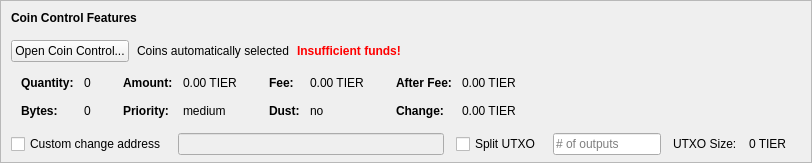
    <widget class="QFrame" name="frameCoinControl">
     <property name="sizePolicy">
      <sizepolicy hsizetype="Expanding" vsizetype="Expanding">
       <horstretch>0</horstretch>
       <verstretch>0</verstretch>
      </sizepolicy>
     </property>
     <property name="maximumSize">
      <size>
       <width>16777215</width>
       <height>16777215</height>
      </size>
     </property>
     <property name="frameShape">
      <enum>QFrame::StyledPanel</enum>
     </property>
     <property name="frameShadow">
      <enum>QFrame::Sunken</enum>
     </property>
     <layout class="QVBoxLayout" name="verticalLayoutCoinControl2">
      <property name="spacing">
       <number>0</number>
      </property>
      <property name="leftMargin">
       <number>0</number>
      </property>
      <property name="topMargin">
       <number>0</number>
      </property>
      <property name="rightMargin">
       <number>0</number>
      </property>
      <property name="bottomMargin">
       <number>6</number>
      </property>
      <item>
       <layout class="QVBoxLayout" name="verticalLayoutCoinControl" stretch="0,0,0,0,1">
        <property name="spacing">
         <number>0</number>
        </property>
        <property name="leftMargin">
         <number>10</number>
        </property>
        <property name="topMargin">
         <number>10</number>
        </property>
        <item>
         <layout class="QHBoxLayout" name="horizontalLayoutCoinControl1">
          <property name="bottomMargin">
           <number>15</number>
          </property>
          <item>
           <widget class="QLabel" name="labelCoinControlFeatures">
            <property name="sizePolicy">
             <sizepolicy hsizetype="Preferred" vsizetype="Maximum">
              <horstretch>0</horstretch>
              <verstretch>0</verstretch>
             </sizepolicy>
            </property>
            <property name="font">
             <font>
              <weight>75</weight>
              <bold>true</bold>
             </font>
            </property>
            <property name="styleSheet">
             <string notr="true">font-weight:bold;</string>
            </property>
            <property name="text">
             <string>Coin Control Features</string>
            </property>
           </widget>
          </item>
         </layout>
        </item>
        <item>
         <layout class="QHBoxLayout" name="horizontalLayoutCoinControl2" stretch="0,0,0,0">
          <property name="spacing">
           <number>8</number>
          </property>
          <property name="bottomMargin">
           <number>10</number>
          </property>
          <item>
           <widget class="QPushButton" name="pushButtonCoinControl">
            <property name="styleSheet">
             <string notr="true"/>
            </property>
            <property name="text">
             <string>Open Coin Control...</string>
            </property>
            <property name="autoDefault">
             <bool>false</bool>
            </property>
           </widget>
          </item>
          <item>
           <widget class="QLabel" name="labelCoinControlAutomaticallySelected">
            <property name="text">
             <string>Coins automatically selected</string>
            </property>
            <property name="margin">
             <number>5</number>
            </property>
           </widget>
          </item>
          <item>
           <widget class="QLabel" name="labelCoinControlInsuffFunds">
            <property name="font">
             <font>
              <weight>75</weight>
              <bold>true</bold>
             </font>
            </property>
            <property name="styleSheet">
             <string notr="true">color:red;font-weight:bold;</string>
            </property>
            <property name="text">
             <string>Insufficient funds!</string>
            </property>
            <property name="margin">
             <number>5</number>
            </property>
           </widget>
          </item>
          <item>
           <spacer name="horizontalSpacerCoinControl">
            <property name="orientation">
             <enum>Qt::Horizontal</enum>
            </property>
            <property name="sizeHint" stdset="0">
             <size>
              <width>40</width>
              <height>1</height>
             </size>
            </property>
           </spacer>
          </item>
         </layout>
        </item>
        <item>
         <widget class="QWidget" name="widgetCoinControl" native="true">
          <property name="sizePolicy">
           <sizepolicy hsizetype="Preferred" vsizetype="Preferred">
            <horstretch>0</horstretch>
            <verstretch>0</verstretch>
           </sizepolicy>
          </property>
          <property name="minimumSize">
           <size>
            <width>0</width>
            <height>0</height>
           </size>
          </property>
          <property name="styleSheet">
           <string notr="true"/>
          </property>
          <layout class="QHBoxLayout" name="horizontalLayoutCoinControl5">
           <property name="leftMargin">
            <number>0</number>
           </property>
           <property name="topMargin">
            <number>0</number>
           </property>
           <property name="rightMargin">
            <number>0</number>
           </property>
           <property name="bottomMargin">
            <number>0</number>
           </property>
           <item>
            <layout class="QHBoxLayout" name="horizontalLayoutCoinControl3" stretch="0,0,0,1">
             <property name="spacing">
              <number>20</number>
             </property>
             <property name="topMargin">
              <number>0</number>
             </property>
             <property name="bottomMargin">
              <number>10</number>
             </property>
             <item>
              <layout class="QFormLayout" name="formLayoutCoinControl1">
               <property name="horizontalSpacing">
                <number>10</number>
               </property>
               <property name="verticalSpacing">
                <number>14</number>
               </property>
               <property name="leftMargin">
                <number>10</number>
               </property>
               <property name="topMargin">
                <number>4</number>
               </property>
               <property name="rightMargin">
                <number>6</number>
               </property>
               <item row="0" column="0">
                <widget class="QLabel" name="labelCoinControlQuantityText">
                 <property name="font">
                  <font>
                   <weight>75</weight>
                   <bold>true</bold>
                  </font>
                 </property>
                 <property name="text">
                  <string>Quantity:</string>
                 </property>
                 <property name="margin">
                  <number>0</number>
                 </property>
                </widget>
               </item>
               <item row="0" column="1">
                <widget class="QLabel" name="labelCoinControlQuantity">
                 <property name="cursor">
                  <cursorShape>IBeamCursor</cursorShape>
                 </property>
                 <property name="contextMenuPolicy">
                  <enum>Qt::ActionsContextMenu</enum>
                 </property>
                 <property name="text">
                  <string notr="true">0</string>
                 </property>
                 <property name="margin">
                  <number>0</number>
                 </property>
                 <property name="textInteractionFlags">
                  <set>Qt::LinksAccessibleByMouse|Qt::TextSelectableByKeyboard|Qt::TextSelectableByMouse</set>
                 </property>
                </widget>
               </item>
               <item row="1" column="0">
                <widget class="QLabel" name="labelCoinControlBytesText">
                 <property name="font">
                  <font>
                   <weight>75</weight>
                   <bold>true</bold>
                  </font>
                 </property>
                 <property name="text">
                  <string>Bytes:</string>
                 </property>
                </widget>
               </item>
               <item row="1" column="1">
                <widget class="QLabel" name="labelCoinControlBytes">
                 <property name="cursor">
                  <cursorShape>IBeamCursor</cursorShape>
                 </property>
                 <property name="contextMenuPolicy">
                  <enum>Qt::ActionsContextMenu</enum>
                 </property>
                 <property name="text">
                  <string notr="true">0</string>
                 </property>
                 <property name="textInteractionFlags">
                  <set>Qt::LinksAccessibleByMouse|Qt::TextSelectableByKeyboard|Qt::TextSelectableByMouse</set>
                 </property>
                </widget>
               </item>
              </layout>
             </item>
             <item>
              <layout class="QFormLayout" name="formLayoutCoinControl2">
               <property name="horizontalSpacing">
                <number>10</number>
               </property>
               <property name="verticalSpacing">
                <number>14</number>
               </property>
               <property name="leftMargin">
                <number>6</number>
               </property>
               <property name="topMargin">
                <number>4</number>
               </property>
               <property name="rightMargin">
                <number>6</number>
               </property>
               <item row="0" column="0">
                <widget class="QLabel" name="labelCoinControlAmountText">
                 <property name="font">
                  <font>
                   <weight>75</weight>
                   <bold>true</bold>
                  </font>
                 </property>
                 <property name="text">
                  <string>Amount:</string>
                 </property>
                 <property name="margin">
                  <number>0</number>
                 </property>
                </widget>
               </item>
               <item row="0" column="1">
                <widget class="QLabel" name="labelCoinControlAmount">
                 <property name="cursor">
                  <cursorShape>IBeamCursor</cursorShape>
                 </property>
                 <property name="contextMenuPolicy">
                  <enum>Qt::ActionsContextMenu</enum>
                 </property>
                 <property name="text">
                  <string notr="true">0.00 TIER</string>
                 </property>
                 <property name="textInteractionFlags">
                  <set>Qt::LinksAccessibleByMouse|Qt::TextSelectableByKeyboard|Qt::TextSelectableByMouse</set>
                 </property>
                </widget>
               </item>
               <item row="1" column="0">
                <widget class="QLabel" name="labelCoinControlPriorityText">
                 <property name="font">
                  <font>
                   <weight>75</weight>
                   <bold>true</bold>
                  </font>
                 </property>
                 <property name="text">
                  <string>Priority:</string>
                 </property>
                </widget>
               </item>
               <item row="1" column="1">
                <widget class="QLabel" name="labelCoinControlPriority">
                 <property name="cursor">
                  <cursorShape>IBeamCursor</cursorShape>
                 </property>
                 <property name="contextMenuPolicy">
                  <enum>Qt::ActionsContextMenu</enum>
                 </property>
                 <property name="text">
                  <string>medium</string>
                 </property>
                 <property name="textInteractionFlags">
                  <set>Qt::LinksAccessibleByMouse|Qt::TextSelectableByKeyboard|Qt::TextSelectableByMouse</set>
                 </property>
                </widget>
               </item>
              </layout>
             </item>
             <item>
              <layout class="QFormLayout" name="formLayoutCoinControl3">
               <property name="horizontalSpacing">
                <number>10</number>
               </property>
               <property name="verticalSpacing">
                <number>14</number>
               </property>
               <property name="leftMargin">
                <number>6</number>
               </property>
               <property name="topMargin">
                <number>4</number>
               </property>
               <property name="rightMargin">
                <number>6</number>
               </property>
               <item row="0" column="0">
                <widget class="QLabel" name="labelCoinControlFeeText">
                 <property name="font">
                  <font>
                   <weight>75</weight>
                   <bold>true</bold>
                  </font>
                 </property>
                 <property name="text">
                  <string>Fee:</string>
                 </property>
                 <property name="margin">
                  <number>0</number>
                 </property>
                </widget>
               </item>
               <item row="0" column="1">
                <widget class="QLabel" name="labelCoinControlFee">
                 <property name="cursor">
                  <cursorShape>IBeamCursor</cursorShape>
                 </property>
                 <property name="contextMenuPolicy">
                  <enum>Qt::ActionsContextMenu</enum>
                 </property>
                 <property name="text">
                  <string notr="true">0.00 TIER</string>
                 </property>
                 <property name="textInteractionFlags">
                  <set>Qt::LinksAccessibleByMouse|Qt::TextSelectableByKeyboard|Qt::TextSelectableByMouse</set>
                 </property>
                </widget>
               </item>
               <item row="1" column="0">
                <widget class="QLabel" name="labelCoinControlLowOutputText">
                 <property name="font">
                  <font>
                   <weight>75</weight>
                   <bold>true</bold>
                  </font>
                 </property>
                 <property name="text">
                  <string>Dust:</string>
                 </property>
                </widget>
               </item>
               <item row="1" column="1">
                <widget class="QLabel" name="labelCoinControlLowOutput">
                 <property name="cursor">
                  <cursorShape>IBeamCursor</cursorShape>
                 </property>
                 <property name="contextMenuPolicy">
                  <enum>Qt::ActionsContextMenu</enum>
                 </property>
                 <property name="text">
                  <string>no</string>
                 </property>
                 <property name="textInteractionFlags">
                  <set>Qt::LinksAccessibleByMouse|Qt::TextSelectableByKeyboard|Qt::TextSelectableByMouse</set>
                 </property>
                </widget>
               </item>
              </layout>
             </item>
             <item>
              <layout class="QFormLayout" name="formLayoutCoinControl4">
               <property name="horizontalSpacing">
                <number>10</number>
               </property>
               <property name="verticalSpacing">
                <number>14</number>
               </property>
               <property name="leftMargin">
                <number>6</number>
               </property>
               <property name="topMargin">
                <number>4</number>
               </property>
               <property name="rightMargin">
                <number>6</number>
               </property>
               <item row="0" column="0">
                <widget class="QLabel" name="labelCoinControlAfterFeeText">
                 <property name="font">
                  <font>
                   <weight>75</weight>
                   <bold>true</bold>
                  </font>
                 </property>
                 <property name="text">
                  <string>After Fee:</string>
                 </property>
                 <property name="margin">
                  <number>0</number>
                 </property>
                </widget>
               </item>
               <item row="0" column="1">
                <widget class="QLabel" name="labelCoinControlAfterFee">
                 <property name="cursor">
                  <cursorShape>IBeamCursor</cursorShape>
                 </property>
                 <property name="contextMenuPolicy">
                  <enum>Qt::ActionsContextMenu</enum>
                 </property>
                 <property name="text">
                  <string notr="true">0.00 TIER</string>
                 </property>
                 <property name="textInteractionFlags">
                  <set>Qt::LinksAccessibleByMouse|Qt::TextSelectableByKeyboard|Qt::TextSelectableByMouse</set>
                 </property>
                </widget>
               </item>
               <item row="1" column="0">
                <widget class="QLabel" name="labelCoinControlChangeText">
                 <property name="font">
                  <font>
                   <weight>75</weight>
                   <bold>true</bold>
                  </font>
                 </property>
                 <property name="text">
                  <string>Change:</string>
                 </property>
                </widget>
               </item>
               <item row="1" column="1">
                <widget class="QLabel" name="labelCoinControlChange">
                 <property name="cursor">
                  <cursorShape>IBeamCursor</cursorShape>
                 </property>
                 <property name="contextMenuPolicy">
                  <enum>Qt::ActionsContextMenu</enum>
                 </property>
                 <property name="text">
                  <string notr="true">0.00 TIER</string>
                 </property>
                 <property name="textInteractionFlags">
                  <set>Qt::LinksAccessibleByMouse|Qt::TextSelectableByKeyboard|Qt::TextSelectableByMouse</set>
                 </property>
                </widget>
               </item>
              </layout>
             </item>
            </layout>
           </item>
          </layout>
         </widget>
        </item>
        <item>
         <layout class="QHBoxLayout" name="horizontalLayoutCoinControl4" stretch="0,0,0,0,0,0,0">
          <property name="spacing">
           <number>12</number>
          </property>
          <property name="sizeConstraint">
           <enum>QLayout::SetDefaultConstraint</enum>
          </property>
          <property name="topMargin">
           <number>5</number>
          </property>
          <property name="rightMargin">
           <number>5</number>
          </property>
          <item>
           <widget class="QCheckBox" name="checkBoxCoinControlChange">
            <property name="toolTip">
             <string>If this is activated, but the change address is empty or invalid, change will be sent to a newly generated address.</string>
            </property>
            <property name="text">
             <string>Custom change address</string>
            </property>
           </widget>
          </item>
          <item>
           <widget class="QValidatedLineEdit" name="lineEditCoinControlChange">
            <property name="enabled">
             <bool>false</bool>
            </property>
            <property name="sizePolicy">
             <sizepolicy hsizetype="Expanding" vsizetype="Fixed">
              <horstretch>0</horstretch>
              <verstretch>0</verstretch>
             </sizepolicy>
            </property>
           </widget>
          </item>
          <item>
           <widget class="QCheckBox" name="splitBlockCheckBox">
            <property name="text">
             <string>Split UTXO</string>
            </property>
           </widget>
          </item>
          <item>
           <widget class="QLineEdit" name="splitBlockLineEdit">
            <property name="sizePolicy">
             <sizepolicy hsizetype="Fixed" vsizetype="Fixed">
              <horstretch>50</horstretch>
              <verstretch>0</verstretch>
             </sizepolicy>
            </property>
            <property name="placeholderText">
             <string># of outputs</string>
            </property>
           </widget>
          </item>
          <item>
           <widget class="QLabel" name="labelBlockSizeText">
            <property name="text">
             <string>UTXO Size:</string>
            </property>
           </widget>
          </item>
          <item>
           <widget class="QLabel" name="labelBlockSize">
            <property name="text">
             <string>0 TIER</string>
            </property>
           </widget>
          </item>
          <item>
           <widget class="QLabel" name="labelCoinControlChangeLabel">
            <property name="sizePolicy">
             <sizepolicy hsizetype="Preferred" vsizetype="Expanding">
              <horstretch>0</horstretch>
              <verstretch>0</verstretch>
             </sizepolicy>
            </property>
            <property name="minimumSize">
             <size>
              <width>0</width>
              <height>0</height>
             </size>
            </property>
            <property name="text">
             <string/>
            </property>
            <property name="margin">
             <number>3</number>
            </property>
           </widget>
          </item>
         </layout>
        </item>
        <item>
         <spacer name="verticalSpacerCoinControl">
          <property name="orientation">
           <enum>Qt::Vertical</enum>
          </property>
          <property name="sizeHint" stdset="0">
           <size>
            <width>800</width>
            <height>1</height>
           </size>
          </property>
         </spacer>
        </item>
       </layout>
      </item>
     </layout>
    </widget>
